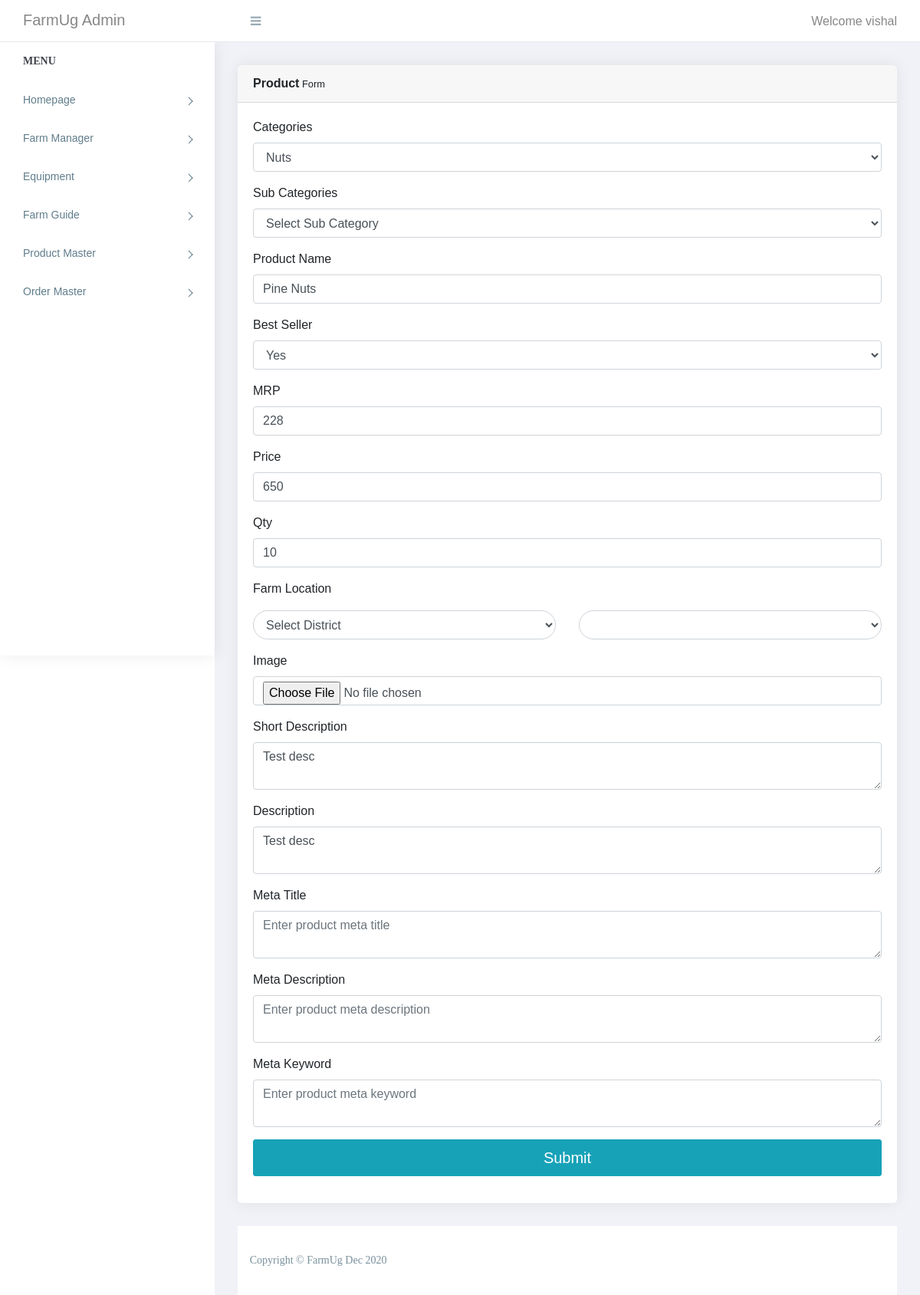
Screenshot of /farmer/manage_product.php?id=43 (signed in) with the database file from the repository.
### tables this page shows
CREATE TABLE `product` (
  `id` int(11) NOT NULL,
  `categories_id` int(11) NOT NULL,
  `sub_categories_id` int(11) NOT NULL,
  `name` varchar(255) NOT NULL,
  `mrp` float NOT NULL,
  `price` float NOT NULL,
  `qty` int(11) NOT NULL,
  `image` varchar(255) NOT NULL,
  `short_desc` varchar(2000) NOT NULL,
  `description` text NOT NULL,
  `best_seller` int(11) NOT NULL,
  `meta_title` varchar(2000) NOT NULL,
  `meta_desc` varchar(2000) NOT NULL,
  `meta_keyword` varchar(2000) NOT NULL,
  `added_by` int(11) NOT NULL,
  `status` tinyint(4) NOT NULL,
  `Rating` int(11) NOT NULL
);

### farmer/functions.inc.php (called while the page is built, shortened)
<?php
function get_safe_value($con,$str){
	if($str!=''){
		$str=trim($str);
		return strip_tags(mysqli_real_escape_string($con,$str));
	}
}
	?>

### farmer/manage_product.php (the view, shortened to what this page needs)
<?php
require('top.inc.php');
$condition1='';
if($_SESSION['ADMIN_ROLE']==1){
	$condition1=" and added_by='".$_SESSION['ADMIN_ID']."'";
}
$categories_id='';
$name='';
$mrp='';
$price='';
$qty='';
$short_desc	='';
$description	='';
$meta_title	='';
$meta_desc	='';
$meta_keyword='';
$best_seller='';
$image_required='required';
if(isset($_GET['id']) && $_GET['id']!=''){
	$image_required='';
	$id=get_safe_value($con,$_GET['id']);
	$res=mysqli_query($con,"select * from product where id='$id' $condition1");
	$check=mysqli_num_rows($res);
	if($check>0){
		$row=mysqli_fetch_assoc($res);
		$categories_id=$row['categories_id'];
		$name=$row['name'];
		$mrp=$row['mrp'];
		$price=$row['price'];
		$qty=$row['qty'];
		$short_desc=$row['short_desc'];
		$description=$row['description'];
		$meta_title=$row['meta_title'];
		$meta_desc=$row['meta_desc'];
		$meta_keyword=$row['meta_keyword'];
		$best_seller=$row['best_seller'];
	}else{
		header('location:product.php');
		die();
	}
}
?>
<div class="content pb-0">
            <div class="animated fadeIn">
               <div class="row">
                  <div class="col-lg-12">
                     <div class="card">
                        <div class="card-header"><strong>Product</strong><small> Form</small></div>
                        <form method="post" enctype="multipart/form-data">
							<div class="card-body card-block">
							   <div class="form-group">
									<label for="categories" class=" form-control-label">Categories</label>
									<select class="form-control" name="categories_id" id="categories_id" onchange="get_sub_cat('')" required>
										<?php
										$res=mysqli_query($con,"select id,categories from categories order by categories asc");
										while($row=mysqli_fetch_assoc($res)){
											if($row['id']==$categories_id){
												echo "<option selected value=".$row['id'].">".$row['categories']."</option>";
											}else{
												echo "<option value=".$row['id'].">".$row['categories']."</option>";
											}
										}
										?>
									</select>
								</div>
								<div class="form-group">
									<label for="categories" class=" form-control-label">Sub Categories</label>
									<select class="form-control" name="sub_categories_id" id="sub_categories_id">
										<option>Select Sub Category</option>
									</select>
								</div>
								<div class="form-group">
									<label for="categories" class=" form-control-label">Product Name</label>
									<input type="text" name="name" placeholder="Enter product name" class="form-control" required value="<?php echo $name?>">
								</div>
								<div class="form-group">
									<label for="categories" class=" form-control-label">Best Seller</label>
									<select class="form-control" name="best_seller" required>
										<?php
										if($best_seller==1){
											echo '<option value="1" selected>Yes</option>
												<option value="0">No</option>';
										}elseif($best_seller==0){
											echo '<option value="1">Yes</option>
												<option value="0" selected>No</option>';
										}else{
											echo '<option value="1">Yes</option>
												<option value="0">No</option>';
										}
										?>
									</select>
								</div>
								<div class="form-group">
									<label for="categories" class=" form-control-label">MRP</label>
									<input type="text" name="mrp" placeholder="Enter product mrp" class="form-control" required value="<?php echo $mrp?>">
								</div>
								<div class="form-group">
									<label for="categories" class=" form-control-label">Price</label>
									<input type="text" name="price" placeholder="Enter product price" class="form-control" required value="<?php echo $price?>">
								</div>
								<div class="form-group">
									<label for="categories" class=" form-control-label">Qty</label>
									<input type="text" name="qty" placeholder="Enter qty" class="form-control" required value="<?php echo $qty?>">
								</div>
								<div class="row form-group  ">
								<div class="col-md-12 ">Farm Location</div>
								</div>
								<div class="form-group row">
								<div class="col-sm-6 mb-3 mb-sm-0">
									<select onchange="print_city('city', this.selectedIndex);" id="state" name ="state" class="form-control " required style="border-radius: 30px;"></select>
								</div>
								<div class="col-sm-6">
									<select id ="city" name="city" class="form-control " required style="border-radius: 30px;"></select>
								</div>
							</div>
								<div class="form-group">
									<label for="categories" class=" form-control-label">Image</label>
									<input type="file" name="image" class="form-control" <?php echo  $image_required?>>
								</div>
								<div class="form-group">
									<label for="categories" class=" form-control-label">Short Description</label>
									<textarea name="short_desc" placeholder="Enter product short description" class="form-control" required><?php echo $short_desc?></textarea>
								</div>
								<div class="form-group">
									<label for="categories" class=" form-control-label">Description</label>
									<textarea name="description" placeholder="Enter product description" class="form-control" required><?php echo $description?></textarea>
								</div>
								<div class="form-group">
									<label for="categories" class=" form-control-label">Meta Title</label>
									<textarea name="meta_title" placeholder="Enter product meta title" class="form-control"><?php echo $meta_title?></textarea>
								</div>
								<div class="form-group">
									<label for="categories" class=" form-control-label">Meta Description</label>
									<textarea name="meta_desc" placeholder="Enter product meta description" class="form-control"><?php echo $meta_desc?></textarea>
								</div>
								<div class="form-group">
									<label for="categories" class=" form-control-label">Meta Keyword</label>
									<textarea name="meta_keyword" placeholder="Enter product meta keyword" class="form-control"><?php echo $meta_keyword?></textarea>
								</div>
							   <button id="payment-button" name="submit" type="submit" class="btn btn-lg btn-info btn-block">
							   <span id="payment-button-amount">Submit</span>
							   </button>
							</div>
						</form>
                     </div>
                  </div>
               </div>
            </div>
         </div>
<?php
require('footer.inc.php');
?>

### farmer/assets/css/style.css (style rules this page uses)
body { display: table; font-family: "Montserrat", sans-serif; font-size: 16px; width: 100% }
a, button { text-decoration: none; outline: none!important; color: #878787; -webkit-transition: all .25s ease; transition: all .25s ease }
.pb-0 { padding-bottom: 0 }
.btn, button, input, textarea { -webkit-box-shadow: none; box-shadow: none; outline: 0!important }
.btn { border-radius: 3px }
.content { float: left; padding: 1.875em; width: 100% }
.card { margin-bottom: 1.875em; border-radius: 5px; padding: 0; border: 0 solid transparent; -webkit-box-shadow: 0 0 20px rgba(0, 0, 0, .08); box-shadow: 0 0 20px rgba(0, 0, 0, .08) }
.card .card-body { float: left; padding: 1.25em; position: relative; width: 100% }
.btn, .button { display: inline-block; font-weight: 400; text-align: center; white-space: nowrap; vertical-align: middle; -webkit-transition: all .15s ease-in-out; transition: all .15s ease-in-out; border-radius: 3; cursor: pointer }
@media (max-width:1368px) { .card-body { padding: 15px } }

### rows the page displays
product: name "Pine Nuts", best_seller "Yes", mrp "228", price "650", qty "10", short_desc "Test desc", description "Test desc"

### other values shown
$_SESSION['ADMIN_USERNAME'] "vishal"
form field categories_id "Nuts"
